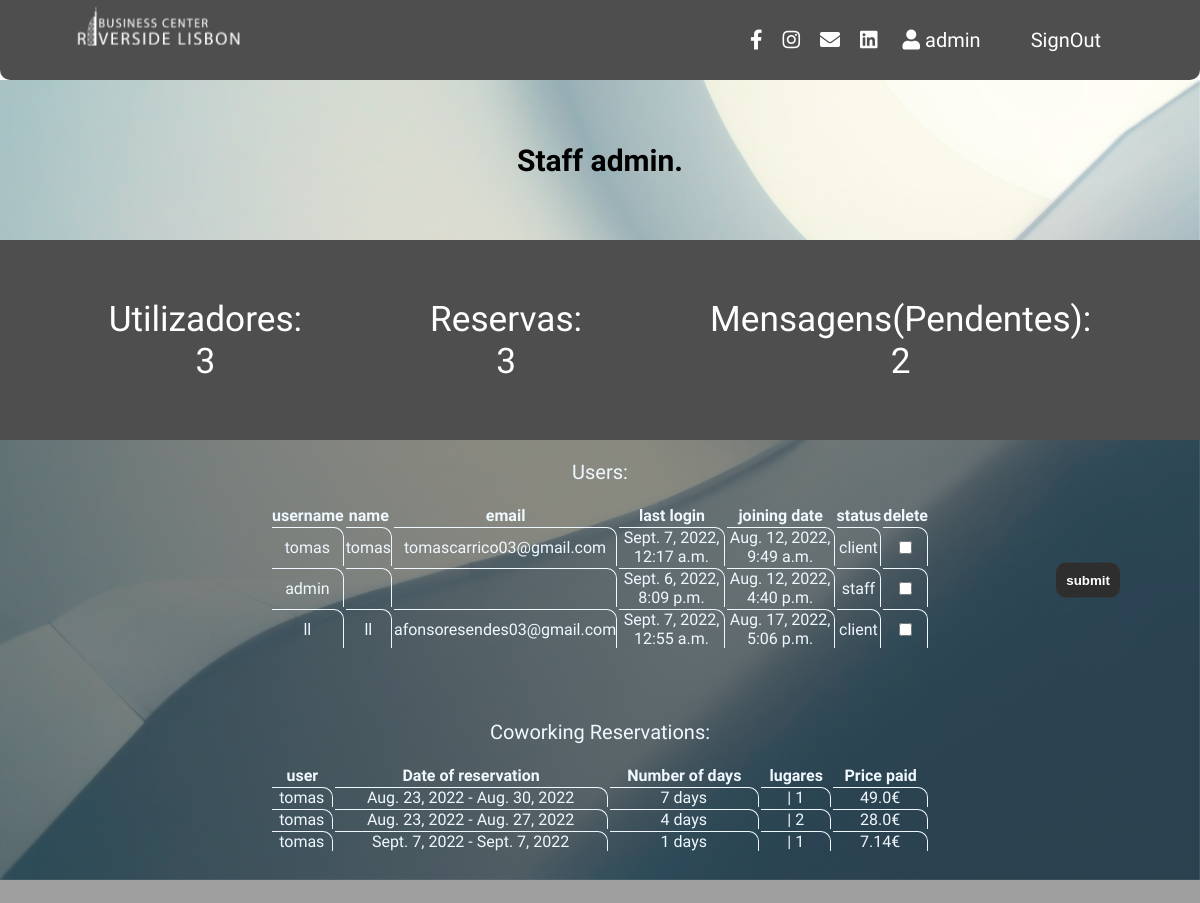
Screenshot of / (signed in) with the database file from the repository.
### reservas/models.py (models this page shows, shortened)
class reservas_Coworking(models.Model):
    user = models.ForeignKey(User, on_delete=models.CASCADE, null=True)
    nrLugares = models.IntegerField(default=0)
    startDate = models.DateField(null=True, blank=True)
    endDate = models.DateField(null=True, blank=True)
    nrDias = models.IntegerField(default=0)
    cost_price = models.FloatField(default=0.0)
    active = models.BooleanField(default=False)
    chair1 = models.BooleanField(default=False)
    chair2 = models.BooleanField(default=False)
    chair3 = models.BooleanField(default=False)
    chair4 = models.BooleanField(default=False)
    chair5 = models.BooleanField(default=False)
    chair6 = models.BooleanField(default=False)
    chair7 = models.BooleanField(default=False)
    chair8 = models.BooleanField(default=False)
    chair9 = models.BooleanField(default=False)
    chair10 = models.BooleanField(default=False)
    chair11 = models.BooleanField(default=False)
    chair12 = models.BooleanField(default=False)

### reservas/views.py (the view, shortened to what this page needs)
# urls.py: path("", views.index, name="index"),
def index(request):
    if request.user.is_authenticated:
        if request.user.is_superuser:
            all_users = get_user_model().objects.all()
            all_reservas = reservas_Coworking.objects.all()
            nrMensagens = mensagens.objects.all()
            if request.method == "POST":
                users_to_delete = request.POST.getlist("users_to_delete")
                for user in users_to_delete:
                    user_to_delete = get_user_model().objects.filter(username=user)
                    user_to_delete.delete()
            context = {
                "nrUsers": len(all_users),
                "all_users": all_users,
                "nrReservas": len(all_reservas),
                "all_reservas": all_reservas,
                "nrMensagens": len(nrMensagens),
            }
            return render(request, "admin.html", context)
    else:
        return render(request, "index.html")

### reservas/templates/admin.html (shortened to what this page needs)
{% load static %}
<html lang="en">
<head>
    <link rel="stylesheet" href="{% static 'css/admin.css' %}" />
    <link rel="stylesheet" href="{% static 'css/nav2.css' %}" />
</head>
<header>
    <nav id="web-pc">
        <div class="logo_lisbon">
            <img src="{% static 'images/lisbonlogops_white.png' %}" alt="" />
        </div>
        <div class="social-icons">
            <link rel="stylesheet" href="https://cdnjs.cloudflare.com/ajax/libs/font-awesome/5.13.0/css/all.min.css" />
            <a id="socialIcon" href="https://www.facebook.com/profile.php?id=100082891012715"><i
                    class="fab fa-facebook-f"></i></a>
            <a id="socialIcon" href="https://www.instagram.com/lisbonriverside.cowork/"><i
                    class="fab fa-instagram"></i></a style="">
            <a id="socialIcon" href="mailto:lisbonriverside@gmail.com"><i class="fas fa-envelope"></i></a>
            <a id="socialIcon" href="https://www.linkedin.com/in/riverside-lisboncoworking/"><i
                    class="fab fa-linkedin"></i></a>
            <a id="user">
                <i class="fa fa-user"></i> {{request.user.username}}
            </a>
            <div id="signOut">
                <li><a type="submit" href="/signout">SignOut</a></li>
            </div>
        </div>
    </nav>
    <div class="banner">
        <img src="{% static 'images/dashback.jpg' %}" alt="">
    </div>
</header>
<body>
    <section class="Html">
        <div class="welcome">
            <h2>Staff {{request.user.username}}.</h2>
        </div>
    </section>
    <section class="site_info">
        <div id="info_text">Utilizadores:<br>{{nrUsers}}</div>
        <div id="info_text">Reservas:<br>{{nrReservas}}</div>
        <div id="info_text">Mensagens(Pendentes):<br>{{nrMensagens}}</div>
    </section>
    <section class="Users">
        <form action="" method="POST">
            <table>
                <caption>
                    Users:
                </caption>
                <tr>
                    <th>username</th>
                    <th>name</th>
                    <th>email</th>
                    <th>last login</th>
                    <th>joining date</th>
                    <th>status</th>
                    <th>delete</th>
                </tr>
                {% for user in all_users %}
                <tr>
                    <td>{{user.username}}</td>
                    <td>{{user.first_name}} {{user.last_name}}</td>
                    <td>{{user.email}}</td>
                    <td>{{user.last_login}}</td>
                    <td>{{user.date_joined}}</td>
                    <td>
                        {% if user.is_superuser or user.is_staff%}
                        staff
                        {% else %}
                        client
                        {% endif %}
                    </td>
                    <td><input type="checkbox" name="users_to_delete" value="{{user.username}}"></td>
                </tr>
                {% endfor %}
            </table>
            <button onclick="checkdelete()" type="button" id="submit_button">submit</button>
        </form>
    </section>
    <section class="reservations_coworking">
        <div class="dataTable">
            {% if nrReservas %}
            <table>
                <caption>
                    Coworking Reservations:
                </caption>
                <tr>
                    <th>user</th>
                    <th>Date of reservation</th>
                    <th>Number of days</th>
                    <th>lugares</th>
                    <th>Price paid</th>
                </tr>
                {% for reserva in all_reservas %}
                <tr>
                    <td>{{reserva.user}}</td>
                    <td>{{reserva.startDate}} - {{reserva.endDate}}</td>
                    <td>{{reserva.nrDias}} days</td>
                    <td>
                        {% if reserva.chair1 %}
                        | 1
                        {% endif %}
                        {% if reserva.chair2 %}
                        | 2
                        {% endif %}
                    </td>
                    <td>{{reserva.cost_price}}€</td>
                </tr>
                {% endfor %}
            </table>
            {% else %}
            <h2>You don't have any Reservations</h2>
            {% endif %}
        </div>
    </section>
</body>
</html>

### reservas/static/css/admin.css (style rules this page uses)
.banner { position: relative; width: 100%; }
.banner img { position: fixed; object-fit: cover; z-index: -1; height: 100vh; width: 100%; }
.Html { margin-top: 5rem; }
.welcome { position: relative; display: flex; width: 100%; height: 10rem; background-color: rgba(255, 255, 255, 0.315); text-align: center; align-items: center; justify-content: center; font-size: 20px; font-family: "Hind Madurai", sans-serif; }
.site_info { position: relative; display: flex; align-items: center; text-align: center; justify-content: center; width: 100%; height: 25%; background-color: rgb(78, 78, 78); }
#info_text { padding: 4rem; font-family: "Hind Madurai", sans-serif; color: white; font-size: 2.2rem; }
form, .dataTable { position: relative; display: flex; background-color: rgba(78, 78, 78, 0.541); font-family: "Hind Madurai", sans-serif; text-align: center; align-items: center; justify-content: center; color: aliceblue; padding: 0px 50px 50px 50px; }
table { width: 60%; color: aliceblue; }
caption { font-size: 20px; margin: 20px; }
tr { padding: 10px; font-weight: 300; text-align: center; align-items: center; }
td { border-top: 1px solid aliceblue; border-right: 1px solid aliceblue; border-top-right-radius: 10px; margin: 2px; }
button { border: none; margin: 10px 0px 0px 0px; padding: 10px; color: white; font-weight: 600; background-color: rgb(46, 46, 46); border-radius: 10px; cursor: pointer; }
#submit_button { position: absolute; right: 5rem; top: 50%; transform: translate(0%,-50%); }

### reservas/static/css/nav2.css (style rules this page uses)
* { margin: 0; padding: 0; outline: none; box-sizing: border-box; list-style: none; text-decoration: none; }
#web-pc { position: fixed; top: 0rem; z-index: 99; display: flex; border-radius: 0px 0px 10px 10px; width: 100%; height: 5rem; background-color: rgb(78, 78, 78); }
#web-pc .logo_lisbon { display: flex; flex-direction: column; align-items: center; position: fixed; left: 4rem; height: 5rem; }
#web-pc .logo_lisbon img { width: 12rem; height: fit-content; }
#web-pc li { margin: 0px 20px 0px 20px; }
#web-pc a { font-size: 20px; font-weight: 500; padding: 15px; color: rgb(255, 255, 255); font-family: "Hind Madurai", sans-serif; }
#web-pc #signOut { display: block; }
#web-pc #socialIcon { color: rgb(255, 255, 255); padding: 10px; }
.social-icons { display: flex; align-items: center; position: fixed; right: 4rem; height: 5rem; }

### rows the page displays
reservas_Coworking: user "tomas", startDate "Aug. 23, 2022", endDate "Aug. 30, 2022", nrDias "7", chair1 "| 1", cost_price "49.0"
reservas_Coworking: user "tomas", startDate "Aug. 23, 2022", endDate "Aug. 27, 2022", nrDias "4", chair2 "| 2", cost_price "28.0"
reservas_Coworking: user "tomas", startDate "Sept. 7, 2022", endDate "Sept. 7, 2022", nrDias "1", chair1 "| 1", cost_price "7.14"

### other values shown
{{ request.user.username }} "admin"
{{ nrUsers }} "3"
{{ nrReservas }} "3"
{{ nrMensagens }} "2"
{{ user.username }} "tomas"
{{ user.first_name }} "tomas"
{{ user.email }} "tomascarrico03@gmail.com"
{{ user.last_login }} "Sept. 7, 2022, 12:17 a.m."
{{ user.date_joined }} "Aug. 12, 2022, 9:49 a.m."
{{ user.username }} "admin"
{{ user.last_login }} "Sept. 6, 2022, 8:09 p.m."
{{ user.date_joined }} "Aug. 12, 2022, 4:40 p.m."
{{ user.username }} "ll"
{{ user.first_name }} "ll"
{{ user.email }} "afonsoresendes03@gmail.com"
